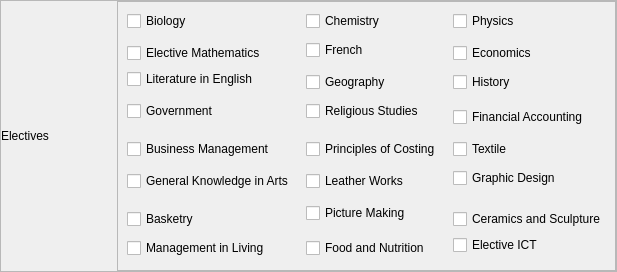
            <widget class="QFrame" name="frame_70">
             <property name="frameShape">
              <enum>QFrame::StyledPanel</enum>
             </property>
             <property name="frameShadow">
              <enum>QFrame::Raised</enum>
             </property>
             <layout class="QHBoxLayout" name="horizontalLayout_47">
              <property name="leftMargin">
               <number>0</number>
              </property>
              <property name="topMargin">
               <number>0</number>
              </property>
              <property name="rightMargin">
               <number>0</number>
              </property>
              <property name="bottomMargin">
               <number>0</number>
              </property>
              <item>
               <widget class="QLabel" name="label_34">
                <property name="minimumSize">
                 <size>
                  <width>110</width>
                  <height>0</height>
                 </size>
                </property>
                <property name="maximumSize">
                 <size>
                  <width>110</width>
                  <height>16777215</height>
                 </size>
                </property>
                <property name="text">
                 <string>Electives</string>
                </property>
               </widget>
              </item>
              <item>
               <widget class="QFrame" name="frame_71">
                <property name="minimumSize">
                 <size>
                  <width>0</width>
                  <height>150</height>
                 </size>
                </property>
                <property name="frameShape">
                 <enum>QFrame::StyledPanel</enum>
                </property>
                <property name="frameShadow">
                 <enum>QFrame::Raised</enum>
                </property>
                <layout class="QGridLayout" name="gridLayout">
                 <item row="8" column="4">
                  <widget class="QCheckBox" name="checkBox_24">
                   <property name="text">
                    <string>Textile</string>
                   </property>
                  </widget>
                 </item>
                 <item row="3" column="2" rowspan="2">
                  <widget class="QCheckBox" name="checkBox_5">
                   <property name="text">
                    <string>Geography</string>
                   </property>
                  </widget>
                 </item>
                 <item row="13" column="4">
                  <widget class="QCheckBox" name="checkBox_12">
                   <property name="text">
                    <string>Ceramics and Sculpture</string>
                   </property>
                  </widget>
                 </item>
                 <item row="5" column="4" rowspan="3">
                  <widget class="QCheckBox" name="checkBox_21">
                   <property name="text">
                    <string>Financial Accounting</string>
                   </property>
                  </widget>
                 </item>
                 <item row="0" column="2">
                  <widget class="QCheckBox" name="checkBox_2">
                   <property name="text">
                    <string>Chemistry</string>
                   </property>
                  </widget>
                 </item>
                 <item row="1" column="2" rowspan="2">
                  <widget class="QCheckBox" name="checkBox_17">
                   <property name="text">
                    <string>French</string>
                   </property>
                  </widget>
                 </item>
                 <item row="5" column="0">
                  <widget class="QCheckBox" name="checkBox_22">
                   <property name="text">
                    <string>Government</string>
                   </property>
                  </widget>
                 </item>
                 <item row="11" column="2" rowspan="3">
                  <widget class="QCheckBox" name="checkBox_11">
                   <property name="text">
                    <string>Picture Making</string>
                   </property>
                  </widget>
                 </item>
                 <item row="14" column="2" rowspan="2" colspan="2">
                  <widget class="QCheckBox" name="checkBox_14">
                   <property name="text">
                    <string>Food and Nutrition</string>
                   </property>
                  </widget>
                 </item>
                 <item row="3" column="0" colspan="2">
                  <widget class="QCheckBox" name="checkBox_4">
                   <property name="text">
                    <string>Literature in English</string>
                   </property>
                  </widget>
                 </item>
                 <item row="5" column="2">
                  <widget class="QCheckBox" name="checkBox_23">
                   <property name="text">
                    <string>Religious Studies</string>
                   </property>
                  </widget>
                 </item>
                 <item row="0" column="0" colspan="2">
                  <widget class="QCheckBox" name="checkBox">
                   <property name="text">
                    <string>Biology</string>
                   </property>
                  </widget>
                 </item>
                 <item row="10" column="2">
                  <widget class="QCheckBox" name="checkBox_20">
                   <property name="text">
                    <string>Leather Works</string>
                   </property>
                  </widget>
                 </item>
                 <item row="9" column="4" rowspan="2">
                  <widget class="QCheckBox" name="checkBox_9">
                   <property name="text">
                    <string>Graphic Design</string>
                   </property>
                  </widget>
                 </item>
                 <item row="0" column="4">
                  <widget class="QCheckBox" name="checkBox_3">
                   <property name="text">
                    <string>Physics</string>
                   </property>
                  </widget>
                 </item>
                 <item row="3" column="4" rowspan="2">
                  <widget class="QCheckBox" name="checkBox_6">
                   <property name="text">
                    <string>History</string>
                   </property>
                  </widget>
                 </item>
                 <item row="13" column="0">
                  <widget class="QCheckBox" name="checkBox_19">
                   <property name="text">
                    <string>Basketry</string>
                   </property>
                  </widget>
                 </item>
                 <item row="14" column="0" rowspan="2" colspan="2">
                  <widget class="QCheckBox" name="checkBox_13">
                   <property name="text">
                    <string>Management in Living</string>
                   </property>
                  </widget>
                 </item>
                 <item row="7" column="2" rowspan="3">
                  <widget class="QCheckBox" name="checkBox_8">
                   <property name="text">
                    <string>Principles of Costing</string>
                   </property>
                   <property name="tristate">
                    <bool>false</bool>
                   </property>
                  </widget>
                 </item>
                 <item row="7" column="0" rowspan="3" colspan="2">
                  <widget class="QCheckBox" name="checkBox_7">
                   <property name="text">
                    <string>Business Management</string>
                   </property>
                  </widget>
                 </item>
                 <item row="2" column="4">
                  <widget class="QCheckBox" name="checkBox_18">
                   <property name="text">
                    <string>Economics</string>
                   </property>
                  </widget>
                 </item>
                 <item row="2" column="0">
                  <widget class="QCheckBox" name="checkBox_16">
                   <property name="text">
                    <string>Elective Mathematics</string>
                   </property>
                  </widget>
                 </item>
                 <item row="10" column="0">
                  <widget class="QCheckBox" name="checkBox_10">
                   <property name="text">
                    <string>General Knowledge in Arts</string>
                   </property>
                  </widget>
                 </item>
                 <item row="14" column="4">
                  <widget class="QCheckBox" name="checkBox_15">
                   <property name="text">
                    <string>Elective ICT</string>
                   </property>
                  </widget>
                 </item>
                </layout>
               </widget>
              </item>
             </layout>
            </widget>
